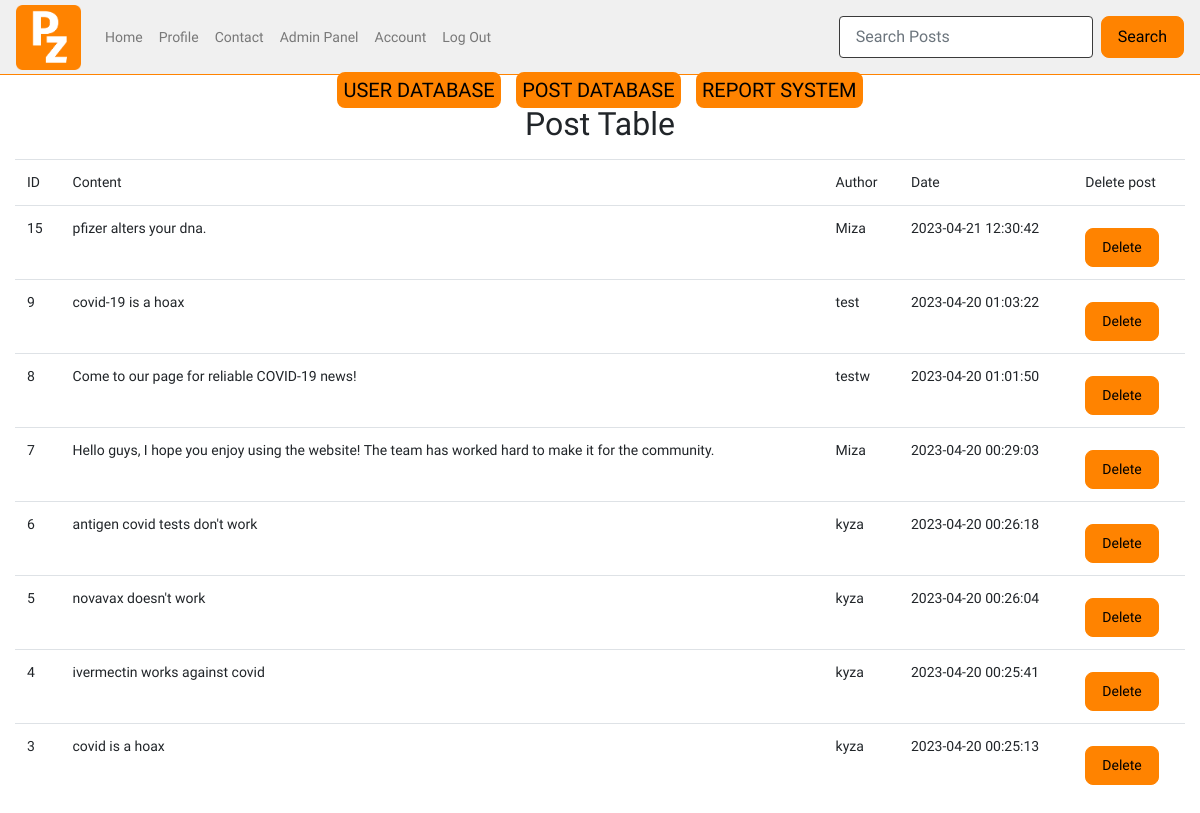
The page /admin/posts (signed in) on the database as committed earlier.
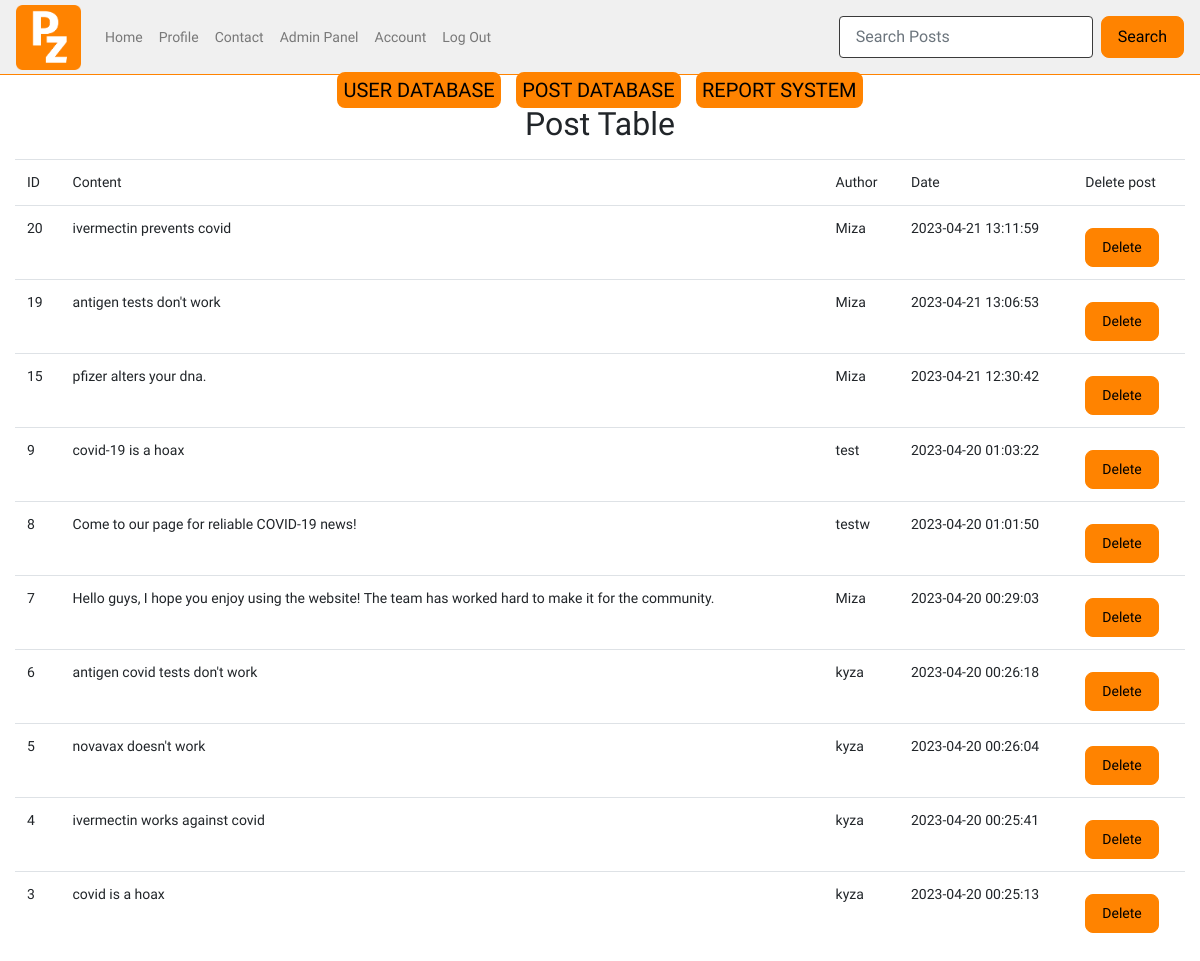
The same page on the database as committed later.
### tables this page shows
CREATE TABLE posts (
  ID INTEGER PRIMARY KEY AUTOINCREMENT,
  content TEXT NOT NULL,
  by_user TEXT NOT NULL,
  created_at TIMESTAMP DEFAULT CURRENT_TIMESTAMP,
  flag_covid TEXT,
  blacklisted TEXT,
  flag_vaccine TEXT,
  flag_tests TEXT,
  flag_cures TEXT,
  reported TEXT,
  report_message TEXT
);

### app.py (the view)
@app.route("/admin/posts")
def admin_posts():
    user=query_db('SELECT * FROM users WHERE username = ?', [session['username']], True)
    if not user['user_type'] == "admin":
        return redirect(url_for('home'))
    post_table=query_db('SELECT * FROM posts ORDER BY created_at DESC')
    return render_template("post_database.html", post_table = post_table, user = user)

### app.py (called while the page is built)
def query_db(query, args=(), one=False):
    con = g._database = sqlite3.connect(DATABASE)
    con.row_factory = sqlite3.Row
    cur = con.execute(query, args)
    rv = cur.fetchall()
    cur.close()
    return (rv[0] if rv else None) if one else rv

### templates/post_database.html (shortened to what this page needs)
{% include "admin.html" %}
<center><h2>Post Table</h2></center>
<div class="container-fluid col database">
    <table class="table">
        <tr>
            <td>ID</td>
            <td>Content</td>
            <td>Author</td>
            <td>Date</td>
            <td>Delete post</td>
        </tr>
        <tr>
            {% for post in post_table %}
            <td>{{post.ID}}</td>
            <td>{{post.content}}</td>
            <td>{{post.by_user}}</td>
            <td>{{post.created_at}}</td>
            <td><form action="{{ url_for('delete_post') }}" method="POST">
            <button type="submit">Delete</button>
            </form></tr>
            {% endfor %}
        </table>
    </div>

### templates/admin.html (shortened to what this page needs)
{% include "layout.html" %}
{% include "nav.html" %}
<body>
    <div class="container-fluid">
        <div class="row">
            <div class="col text-center">
                <a class="admin_link" href="{{ url_for('admin_user') }}">USER DATABASE</a>
                <a class="admin_link" href="{{ url_for('admin_posts') }}">POST DATABASE</a>
                <a class="admin_link" href="{{ url_for('admin_reports') }}">REPORT SYSTEM</a>
            </div>
        </div>
    </div>
</body>

### templates/layout.html (shortened to what this page needs)
<!doctype html>
<head>
  <link href="{{ url_for('static', filename='css/bootstrap.min.css') }}" rel="stylesheet">
  <link href="{{ url_for('static', filename='css/style.css') }}" rel="stylesheet">
  <link href="https://cdnjs.cloudflare.com/ajax/libs/toastr.js/latest/toastr.min.css" rel="stylesheet">
  <link href="https://unpkg.com/aos@2.3.1/dist/aos.css" rel="stylesheet">
</head>

### templates/nav.html (shortened to what this page needs)
<nav class="navbar nav-main navbar-expand-lg navbar-light">
    <a class="navbar-brand">
      <img src="{{url_for('static', filename='assets/logo.png')}}" alt="logo" style="height: 65px;">
    </a>
    <div class="collapse navbar-collapse" id="navbarNav">
      <ul class="navbar-nav">
        <li class="nav-item">
          <a class="nav-link" href="{{ url_for('posts') }}">Home</a>
        </li>
        <li class="nav-item">
          <a class="nav-link" href="{{ url_for('profile') }}">Profile</a>
        </li>
        <li class="nav-item">
          <a class="nav-link" href="{{ url_for('contact') }}" data-toggle="modal" data-target="#contactModal">Contact</a>
        </li>
        {% if user.user_type == "admin" %}
        <li class="nav-item">
          <a class="nav-link" href="{{ url_for('admin') }}">Admin Panel</a>
        </li>
        {% endif %}
        <li class="nav-item">
          <a class="nav-link" href="{{ url_for('account_settings') }}">Account</a>
        </li>
        <li class="nav-item">
          <a class="nav-link" href="{{ url_for('logout') }}">Log Out</a>
        </li>
      </ul>
    </div>
    <form class="form-inline my-2 my-lg-0" method="get" action="{{ url_for('search_posts') }}">
      <input class="form-control mr-sm-2" type="text" name="query" placeholder="Search Posts">
      <button class="btn btn-outline-success my-2 my-sm-0" type="submit">Search</button>
    </form>
  </nav>

### static/css/style.css (style rules this page uses)
body { font-family: 'Open Sans', sans-serif; font-weight: 400px; font-size: 14px; }
.nav-main { background-color: rgb(255, 255, 255); border-bottom: 1px solid #ff8300; height: 75px; }
.table { margin-left: auto; margin-right: auto; }
button[type=submit] { background-color: #ff8300; border: 1px solid #ff8300; width: auto; height: auto; padding: 8px 16px; border-radius: 8px; margin-top: 10px; color: black; }
input[type=text] { border-radius: 4px; border: 1px solid rgb(58, 58, 58); padding: 8px 16px; }
.navbar { background-color: rgb(240, 240, 240); }
.admin_link { background-color: #ff8300; color: black; font-size: 20px; border-radius: 8px; padding: 6px; margin-right: 6px; margin-left: 6px; }
.database { padding-top: 8px; }

Rows that differ between the two databases and show on the page:
added posts: ID "20", content "ivermectin prevents covid", by_user "Miza", created_at "2023-04-21 13:11:59"
added posts: ID "19", content "antigen tests don't work", by_user "Miza", created_at "2023-04-21 13:06:53"
